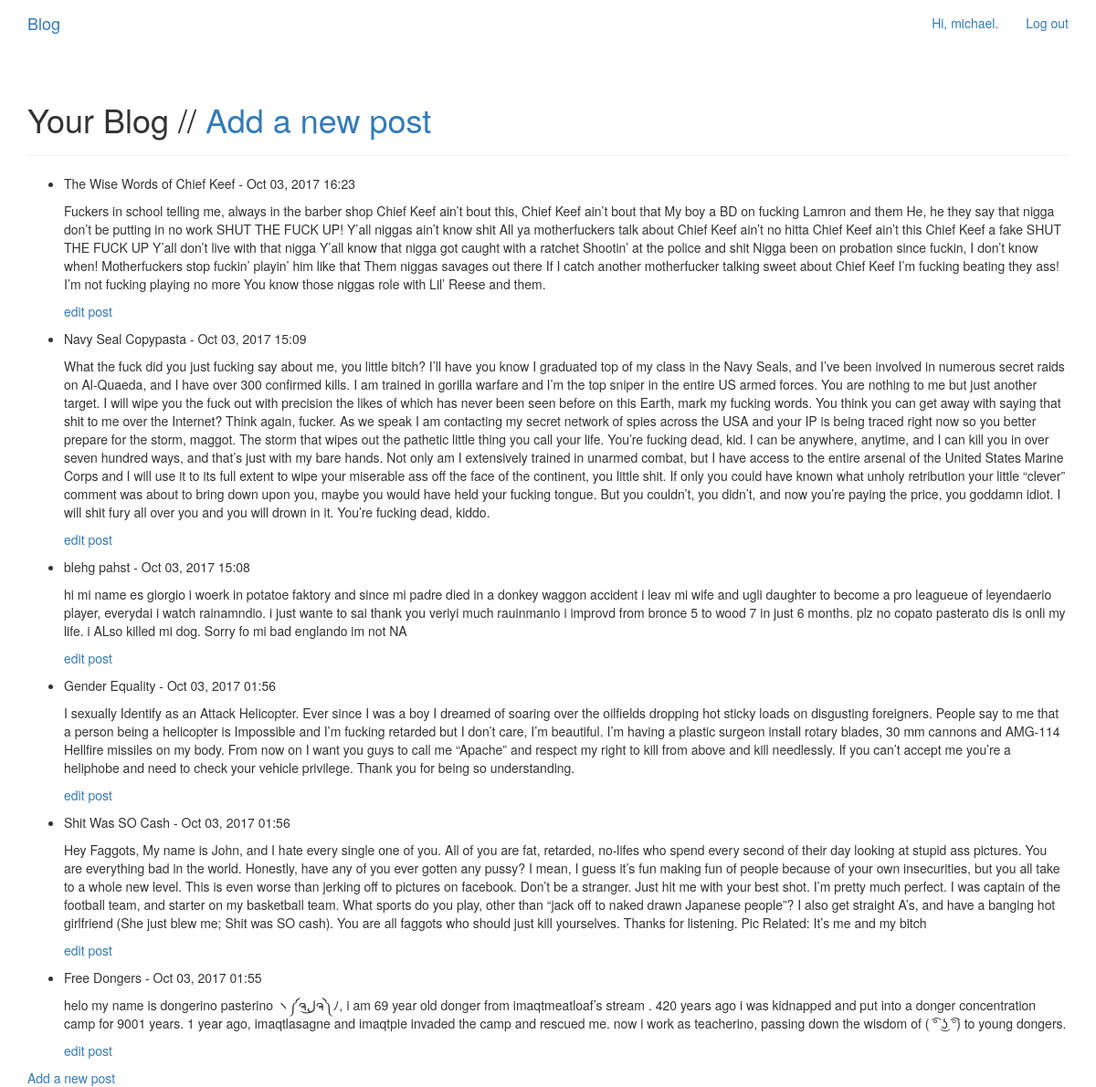
The app's page / (signed in) with its own data.
### blogs/models.py (models this page shows)
class BlogPost(models.Model):
	title = models.CharField(max_length=200)
	text = models.TextField()
	date_added = models.DateTimeField(auto_now_add=True)
	owner = models.ForeignKey(User)
	def __str__(self):
		return self.title

### blogs/views.py (the view)
# urls.py: 2. Add a URL to urlpatterns:  url(r'^$', views.home, name='home')
@login_required
def home(request):
	posts = BlogPost.objects.order_by('-date_added')
	context = {'posts': posts}
	return render(request, 'blogs/home.html', context)

### blogs/templates/blogs/home.html
{% extends "blogs/base.html" %}
{% block header %}
<div class="container-fluid-right">
  <h1>
    <div>
      Your Blog //
      <a href="{% url 'blogs:new_post' %}">
        Add a new post
      </a>
    </div>
  </h1>
</div>
{% endblock header %}
{% block content %}
  <ul>
  	{% for post in posts %}
  	  <li>
  	  	<p>{{ post }} - {{ post.date_added|date:'M d, Y H:i' }}</p>
        <p>    {{ post.text|linebreaks }}</p>
        <p>
          <a href="{% url 'blogs:edit_post' post.id %}">edit post</a>
        </p>
  	  </li>
  	{% empty %}
  	  <li>No topics have been added yet.</li>
  	{% endfor %}
  </ul>
  <a href="{% url 'blogs:new_post' %}">Add a new post</a>
{% endblock content %}

### blogs/templates/blogs/base.html (shortened to what this page needs)
{% load bootstrap3 %}
<!DOCTYPE html>
<html lang="en">
	<head>
		{% bootstrap_css %}
	</head>
	<body>
		<nav class="navbar navbar navbar navbar-static-top">
		  <div class="container">
		  	<div class="navbar-header">
		  	  <a class="navbar-brand" href="{% url 'blogs:home' %}">
		  	  	Blog
		  	  </a>
		  	</div>
		  	<div id="navbar" class="navbar-collapse collapse">
		  		{% if user.is_authenticated %}
		  		<ul class="nav navbar-nav navbar-right">
		  			<li>
		  				<a>
		  					Hi, {{ user.username }}.
		  				</a>
		  			</li>
		  			<li>
		  				<a href="{% url 'users:logout' %}">
		  					Log out
		  				</a>
		  			</li>
		  		{% endif %}
		  		</ul>
		  	</div>
		  </div>
		</nav>
		<div class="container">
			<div class="page-header">
				{% block header %}{% endblock header %}
			</div>
			<div>
				{% block content %}{% endblock content %}
			</div>
		</div>
	</body>
</html>

### records on screen
BlogPost: title "The Wise Words of Chief Keef", date_added "Oct 03, 2017 16:23", text "Fuckers in school telling me, always in the barber shop Chief Keef ain’t bout this, Chief Keef ain’t bout that My boy a BD on fucking Lamron and them He, he they say that nigga don’t be putting in no work SHUT THE FUCK UP! Y’all niggas ain’t know shit All ya motherfuckers talk about Chief Keef ain’t no hitta Chief Keef ain’t this Chief Keef a fake SHUT THE FUCK UP Y’all don’t live with that nigga Y’all know that nigga got caught with a ratchet Shootin’ at the police and shit Nigga been on probation since fuckin, I don’t know when! Motherfuckers stop fuckin’ playin’ him like that Them niggas savages out there If I catch another motherfucker talking sweet about Chief Keef I’m fucking beating…"
BlogPost: title "Navy Seal Copypasta", date_added "Oct 03, 2017 15:09", text "What the fuck did you just fucking say about me, you little bitch? I’ll have you know I graduated top of my class in the Navy Seals, and I’ve been involved in numerous secret raids on Al-Quaeda, and I have over 300 confirmed kills. I am trained in gorilla warfare and I’m the top sniper in the entire US armed forces. You are nothing to me but just another target. I will wipe you the fuck out with precision the likes of which has never been seen before on this Earth, mark my fucking words. You think you can get away with saying that shit to me over the Internet? Think again, fucker. As we speak I am contacting my secret network of spies across the USA and your IP is being traced right now so…"
BlogPost: title "blehg pahst", date_added "Oct 03, 2017 15:08", text "hi mi name es giorgio i woerk in potatoe faktory and since mi padre died in a donkey waggon accident i leav mi wife and ugli daughter to become a pro leagueue of leyendaerio player, everydai i watch rainamndio. i just wante to sai thank you veriyi much rauinmanio i improvd from bronce 5 to wood 7 in just 6 months. plz no copato pasterato dis is onli my life. i ALso killed mi dog. Sorry fo mi bad englando im not NA"
BlogPost: title "Gender Equality", date_added "Oct 03, 2017 01:56", text "I sexually Identify as an Attack Helicopter. Ever since I was a boy I dreamed of soaring over the oilfields dropping hot sticky loads on disgusting foreigners. People say to me that a person being a helicopter is Impossible and I’m fucking retarded but I don’t care, I’m beautiful. I’m having a plastic surgeon install rotary blades, 30 mm cannons and AMG-114 Hellfire missiles on my body. From now on I want you guys to call me “Apache” and respect my right to kill from above and kill needlessly. If you can’t accept me you’re a heliphobe and need to check your vehicle privilege. Thank you for being so understanding."
BlogPost: title "Shit Was SO Cash", date_added "Oct 03, 2017 01:56", text "Hey Faggots, My name is John, and I hate every single one of you. All of you are fat, retarded, no-lifes who spend every second of their day looking at stupid ass pictures. You are everything bad in the world. Honestly, have any of you ever gotten any pussy? I mean, I guess it’s fun making fun of people because of your own insecurities, but you all take to a whole new level. This is even worse than jerking off to pictures on facebook. Don’t be a stranger. Just hit me with your best shot. I’m pretty much perfect. I was captain of the football team, and starter on my basketball team. What sports do you play, other than “jack off to naked drawn Japanese people”? I also get straight A’s, and…"
BlogPost: title "Free Dongers", date_added "Oct 03, 2017 01:55", text "helo my name is dongerino pasterino ヽ༼ຈل͜ຈ༽ﾉ, i am 69 year old donger from imaqtmeatloaf’s stream . 420 years ago i was kidnapped and put into a donger concentration camp for 9001 years. 1 year ago, imaqtlasagne and imaqtpie invaded the camp and rescued me. now i work as teacherino, passing down the wisdom of ( ͡° ͜ʖ ͡°) to young dongers."

### other values on screen
{{ user.username }} "michael"
